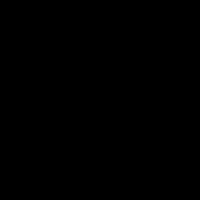
Frame 1 (no input)
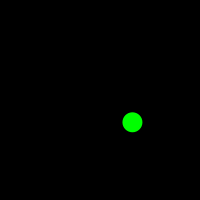
Frame 60 (the mouse pressed at the canvas centre just before this capture)
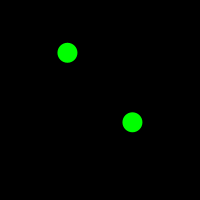
Frame 120 (the mouse held since frame 60 and released just before this capture)

The Processing sketch that drew these frames (run headless with seeded random() and noise(); from frame 60 on, the mouse is pressed at the canvas centre):

// Processing sketch: sketch_200608_event
// ── sketch_200608_event.pde
float posX = 0.0;   //position X
float posY = 0.0;   //position Y
float dia = 20.0;   // diameter
int count;  //counter 

void setup() {   // Initialize
  size(200, 200);      //window
  background(0, 0, 0); //black
  noStroke();    //lineless
}

void draw() {    // main loop
  count++;  //increment
  
  posX = random(20.0, 180.0); //position X
  posY = random(20.0, 180.0); //position Y 
  if (count == 60 ) {  //1s
//  background(0, 0, 0); //clear window
    fill(0, 255, 0);  //circle color
    ellipse(posX, posY, dia, dia);  //circle
    count = 0;  //reset
  }
}
